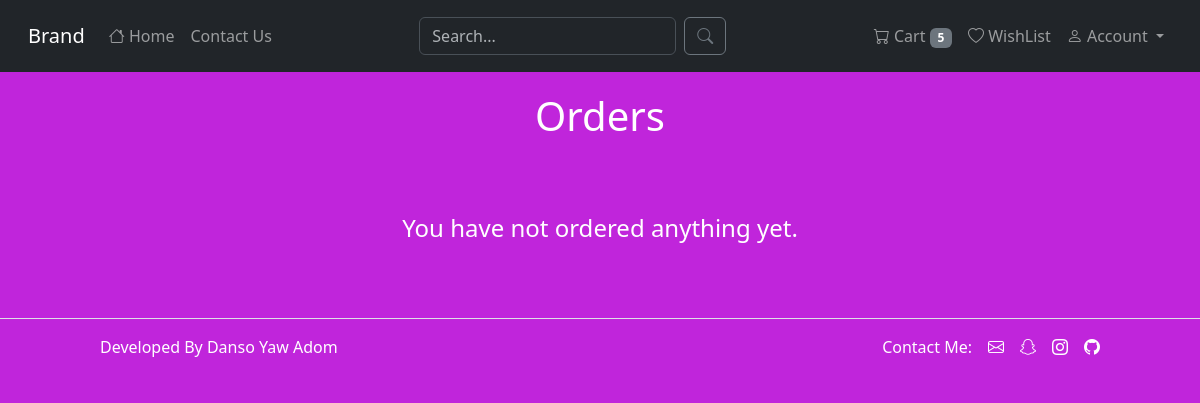
Page /orders (signed in) on the earlier database version.
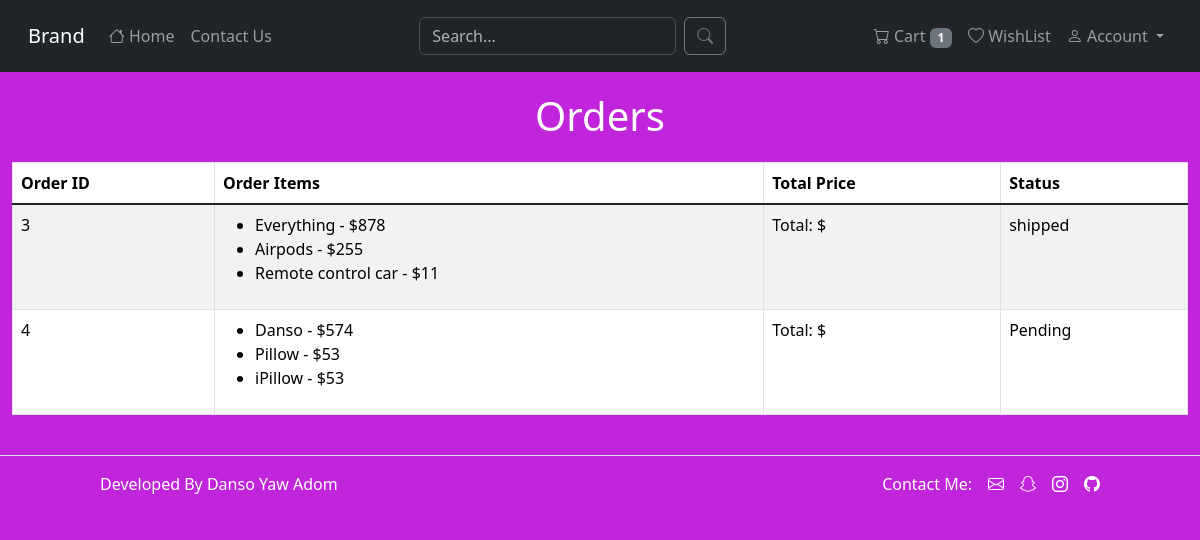
Same page on the later database version.
### ecommerce/models.py (models this page shows)
class Orders(db.Model):
	id = db.Column(db.Integer, primary_key=True)
	user_id = db.Column(db.Integer, db.ForeignKey('user.id'), nullable=False)
	order_items = db.Column(db.String(200), nullable=False)
	status = db.Column(db.String(50), nullable=False, default='Pending')
	timestamp = db.Column(db.DateTime, default=datetime.utcnow, nullable=False)

### ecommerce/views.py (the view)
@views.route('/orders', methods=['GET', 'POST'])
@login_required
def orders():
	orders = list(db.session.execute(db.select(Orders).filter(Orders.user_id == current_user.id)).scalars())
	summary = []
	for order in orders:
		order_data_dict = json.loads(order.order_items)
		summary.append({
			'order': order,
			'summary_data': order_data_dict.items()
			})
	return render_template('views/orders.html', orders_summary=summary)

### ecommerce/__init__.py (called while the page is built)
def create_app():
	app = Flask(__name__)
	app.config.from_object('config.DevelopmentConfig')
	from .admin import MyAdminIndexView
	db.init_app(app)
	login_manager.init_app(app)
	login_manager.login_view = "auth.login"
	login_manager.login_message = "Please login in to continue"
	login_manager.session_protection = "strong"
	admin_panel.init_app(app, index_view=MyAdminIndexView())
	from .views import views
	from .auth import auth
	from .errors import errors
	app.register_blueprint(views, url_prefix='/')
	app.register_blueprint(errors, url_prefix='/')
	app.register_blueprint(auth, url_prefix='/auth')
	from .models import Product, User, Cart, WishList, Orders
	with app.app_context():
	    db.create_all()
	@login_manager.user_loader
	def load_user(user_id):
	    return User.query.get(user_id)
	return app

### ecommerce/views.py (called while the page is built)
@views.app_context_processor
def base():
    cart_no = 0
    if current_user.is_authenticated:
	    cart_items = db.session.execute(db.select(Cart).filter(Cart.user_id == current_user.id)).scalars()
	    cart_no = len(list(cart_items))
    return dict(cart_no=cart_no)

### ecommerce/templates/views/orders.html
{%extends 'views/base.html'%}{%block title%}Orders{%endblock title%}
{%block content%}
<div class="container-fluid">
    <div class="container-fluid text-center mb-3">
        <span class="fs-1" style="color: white;">Orders</span>
    </div>
    {% if orders_summary %}
    <div class="row">
        <table class="table table-bordered table-responsive table-striped table-hover">
            <thead>
                <tr>
                    <th>Order ID</th>
                    <th>Order Items</th>
                    <th>Total Price</th>
                    <th>Status</th>
                </tr>
            </thead>
            <tbody class="table-group-divider">
                {% for order_summary in orders_summary %}
                <tr>
                    <td>{{ order_summary.order.id }}</td>
                    <td>
                        <ul>
                            {% for product_name, price in order_summary.summary_data %}
                            <li>{{ product_name }} - ${{ price }}</li>
                            {% endfor %}
                        </ul>
                    </td>
                    <td>Total: $</td>
                    <td>{{ order_summary.order.status }}</td>
                </tr>
                {% endfor %}
            </tbody>
        </table>
    </div>
    {% else %}
    <div class="row">
        <div class="col">
            <div class="text-center py-5">
                <span class="fs-4" style="color: white;">You have not ordered anything yet.</span>
            </div>
        </div>
    </div>
    {% endif %}
</div>
{% endblock content %}

### ecommerce/templates/views/base.html (shortened to what this page needs)
<!DOCTYPE html>
<html>
<head>
	<link href="https://cdn.jsdelivr.net/npm/bootstrap@5.3.3/dist/css/bootstrap.min.css" rel="stylesheet">
	<link rel="stylesheet" href="https://cdn.jsdelivr.net/npm/bootstrap-icons@1.11.3/font/bootstrap-icons.min.css">
	<link rel="stylesheet" type="text/css" href="{{url_for('static', filename='css/base.css')}}">
</head>
<body class="">
    <nav class="navbar navbar-expand-lg bg-primary" data-bs-theme="dark">
        {% include "views/_navbar.html" %}
    </nav>
    <main class="container-fluid position-relative">
        {% block content %}{% endblock content %}
    </main>
    <footer class="d-flex justify-content-between justify-content-around align-items-center py-3 my-4 border-top">
        <div class="col-md-4 d-flex align-items-center">
            <span class="mb-3 mb-md-0" style="color: white;">Developed By Danso Yaw Adom</span>
        </div>
        <ul class="nav col-md-4 justify-content-end d-flex">
            <li class="ms-3" style="color: white;">Contact Me:</li>
            <li class="ms-3"><a class="text-body-secondary" href="mailto:dansoadom98@gmai.com"><i class="bi bi-envelope" style="color: white;"></i></a></li>
            <li class="ms-3"><a class="text-body-secondary" href="https://snapchat.com/t/0xuGQF31"><i class="bi bi-snapchat" style="color: white;"></i></a></li>
            <li class="ms-3"><a class="text-body-secondary" href="https://www.instagram.com/adom_d.y?igsh=Z2Zxd20zc240NHI4&utm_source=qr"><i class="bi bi-instagram" style="color: white;"></i></a></li>
            <li class="ms-3"><a class="text-body-secondary" href="https://github.com/Adom-Danso/"><i class="bi bi-github" style="color: white;"></i></a></li>
        </ul>
    </footer>
</body>
</html>

### ecommerce/templates/views/_navbar.html (shortened to what this page needs)
<div class="navbar navbar-expand-md navbar-dark bg-dark fixed-top p-3">
  <div class="container-fluid">
    <a class="navbar-brand" href="#">Brand</a>
    <div class="collapse navbar-collapse" id="navbarSupportedContent">
      <ul class="navbar-nav me-auto mb-2 mb-lg-0">
        <li class="nav-item">
          <a class="nav-link" href="{{ url_for('views.home') }}">
            <i class="bi bi-house"></i> Home
          </a>
        </li>
        <li class="nav-item">
          <a class="nav-link" href="#">
            Contact Us
          </a>
        </li>
      </ul>
      <form class="d-flex">
        <input class="form-control me-2" type="search" name="search" placeholder="Search..." aria-label="Search">
        <button class="btn btn-outline-secondary" type="submit">
          <i class="bi bi-search"></i>
        </button>
      </form>
      <ul class="navbar-nav ms-auto mb-2 mb-lg-0">
        {% if current_user.is_authenticated %}
        <li class="nav-item">
          <a class="nav-link" href="{{ url_for('views.cart') }}">
            <i class="bi bi-cart"></i> Cart
            {% if cart_no > 0 %}
            <span class="badge bg-secondary">{{ cart_no }}</span>
            {% endif %}
          </a>
        </li>
        <li class="nav-item">
          <a class="nav-link" href="{{ url_for('views.wishlist') }}">
            <i class="bi bi-heart"></i> WishList
          </a>
        </li>
        <li class="nav-item dropdown">
          <a class="nav-link dropdown-toggle" href="#" id="navbarDropdown" role="button" data-bs-toggle="dropdown" aria-expanded="false">
            <i class="bi bi-person"></i> Account
          </a>
        </li>
        {% endif %}
      </ul>
    </div>
  </div>
</div>

### ecommerce/static/css/base.css (style rules this page uses)
body { background: #c025db; }
main { padding-top: 70px; }

Differences in the rows shown:
added Orders: order.id "3", order.status "shipped"
added Orders: order.id "4", order.status "Pending"
Other differences:
{{ cart_no }}: "5" → "1"
text no longer shown: "You have not ordered anything yet."
text now shown: "Order ID Order Items Total Price Status"
new list line: "Everything - $ 878 Airpods - $ 255 Remote control car - $ 11 Total: $"
new list line: "Danso - $ 574 Pillow - $ 53 iPillow - $ 53 Total: $"
